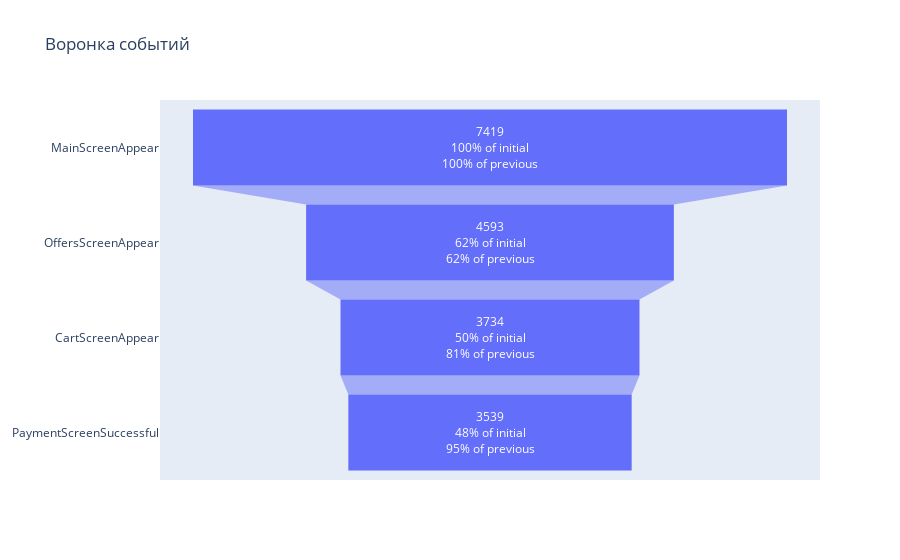

Notebook code cell kept with this figure:
### Markdown cell above
Всего 48 процентов пользователей доходят до окна оплаты при пользовании приложением. Визуализируем воронку:

### Code cell
fig = go.Figure(go.Funnel( x=unique_users['unique_users'], y=unique_users['event_name'],
                          textinfo = "value+percent initial+percent previous"))
fig.update_layout(title='Воронка событий')
fig.show()

### Figure 1 — Plotly figure (JSON) as saved in the notebook; plotly's stock layout.template omitted (floating-point values rounded to 4 significant figures)
{"data": [{"textinfo": "value+percent initial+percent previous", "type": "funnel", "x": [7419, 4593, 3734, 3539], "y": ["MainScreenAppear", "OffersScreenAppear", "CartScreenAppear", "PaymentScreenSuccessful"]}], "layout": {"title": {"text": "Воронка событий"}}}
